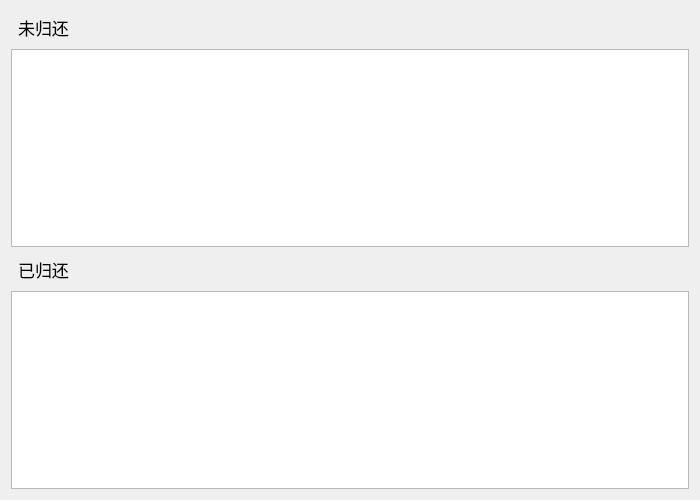
<?xml version="1.0" encoding="UTF-8"?>
<ui version="4.0">
 <class>Form</class>
 <widget class="QWidget" name="Form">
  <property name="geometry">
   <rect>
    <x>0</x>
    <y>0</y>
    <width>700</width>
    <height>500</height>
   </rect>
  </property>
  <property name="windowTitle">
   <string>欢迎使用图书馆管理系统</string>
  </property>
  <layout class="QHBoxLayout" name="horizontalLayout">
   <item>
    <layout class="QVBoxLayout" name="verticalLayout">
     <item>
      <widget class="QLabel" name="borrowedLabel">
       <property name="sizePolicy">
        <sizepolicy hsizetype="Fixed" vsizetype="Fixed">
         <horstretch>0</horstretch>
         <verstretch>0</verstretch>
        </sizepolicy>
       </property>
       <property name="minimumSize">
        <size>
         <width>65</width>
         <height>32</height>
        </size>
       </property>
       <property name="maximumSize">
        <size>
         <width>65</width>
         <height>32</height>
        </size>
       </property>
       <property name="font">
        <font>
         <family>宋体</family>
         <pointsize>13</pointsize>
        </font>
       </property>
       <property name="text">
        <string>未归还</string>
       </property>
       <property name="alignment">
        <set>Qt::AlignCenter</set>
       </property>
      </widget>
     </item>
     <item>
      <widget class="QTableView" name="borrowedTableView">
       <property name="editTriggers">
        <set>QAbstractItemView::NoEditTriggers</set>
       </property>
       <attribute name="horizontalHeaderCascadingSectionResizes">
        <bool>true</bool>
       </attribute>
       <attribute name="horizontalHeaderStretchLastSection">
        <bool>true</bool>
       </attribute>
      </widget>
     </item>
     <item>
      <widget class="QLabel" name="returnedLabel">
       <property name="sizePolicy">
        <sizepolicy hsizetype="Fixed" vsizetype="Fixed">
         <horstretch>0</horstretch>
         <verstretch>0</verstretch>
        </sizepolicy>
       </property>
       <property name="minimumSize">
        <size>
         <width>65</width>
         <height>32</height>
        </size>
       </property>
       <property name="maximumSize">
        <size>
         <width>65</width>
         <height>32</height>
        </size>
       </property>
       <property name="font">
        <font>
         <family>宋体</family>
         <pointsize>13</pointsize>
        </font>
       </property>
       <property name="text">
        <string>已归还</string>
       </property>
       <property name="alignment">
        <set>Qt::AlignCenter</set>
       </property>
      </widget>
     </item>
     <item>
      <widget class="QTableView" name="returnedTableView">
       <property name="editTriggers">
        <set>QAbstractItemView::NoEditTriggers</set>
       </property>
       <attribute name="horizontalHeaderCascadingSectionResizes">
        <bool>true</bool>
       </attribute>
      </widget>
     </item>
    </layout>
   </item>
  </layout>
 </widget>
 <resources/>
 <connections/>
 <slots>
  <slot>searchButtonClicked()</slot>
  <slot>prevButtonClicked()</slot>
  <slot>backButtonClicked()</slot>
  <slot>jumpToButtonClicked()</slot>
 </slots>
</ui>
